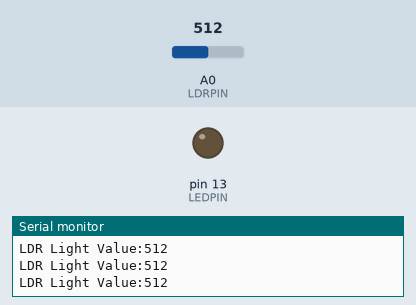
The sketch below on a simulated Arduino Uno, built with avr-gcc and run on an emulated ATmega328P. On the bench: output pins drawn as LEDs (lit = HIGH), the last lines printed to the serial monitor. The inputs (shaded band) are chosen by the test bench; at power-on: A0 (LDRPIN) = 512.

Above: at 1.2 s.
1.3 s: A0 (LDRPIN) set to 489
At 2.2 s:
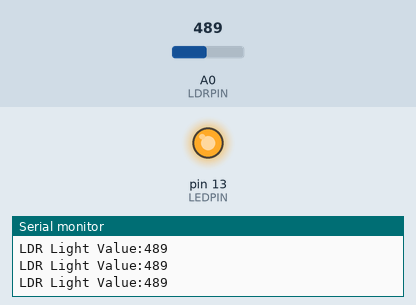
2.9 s: A0 (LDRPIN) set to 510
At 3.6 s:
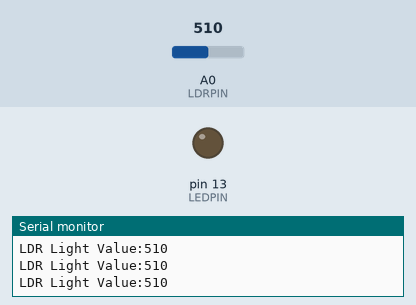
4.5 s: A0 (LDRPIN) set to 490
At 4.9 s:
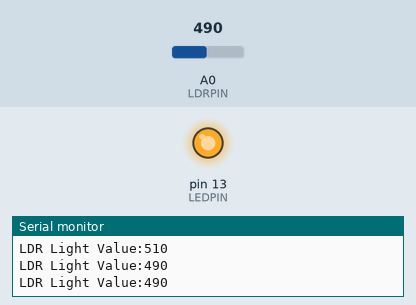
Timing chart, 0 to 7.5 s (numbered marks = the images above; inputs shaded):
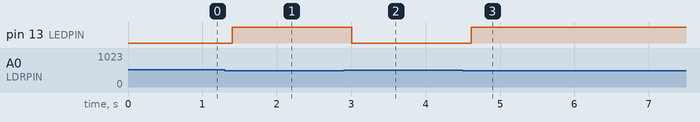

Measured:
- the behaviour switches between 500 and 499 on A0 (LDRPIN) (found by bisection; images 0 and 1)
- after the input at 1.3 s, pin 13 (LEDPIN): LOW → HIGH after 0.10 s
- after the input at 2.9 s, pin 13 (LEDPIN): HIGH → LOW after 0.11 s
- after the input at 4.5 s, pin 13 (LEDPIN): LOW → HIGH after 0.11 s

The sketch:

automatic_street_light_control_system1__1_.ino
```cpp
const int LDRPIN = A0;
const int LEDPIN = 13;
const int DARKLIMIT = 500;

void setup() {
  pinMode(LEDPIN, OUTPUT);
  Serial.begin(9600);
}
void loop() {
  int ldrValue = analogRead(LDRPIN);
  Serial.print("LDR Light Value:");
  Serial.println(ldrValue);
  if (ldrValue < DARKLIMIT) {
    digitalWrite(LEDPIN, HIGH);
  } else {
    digitalWrite(LEDPIN, LOW);
  }
    delay(200);
}
```
